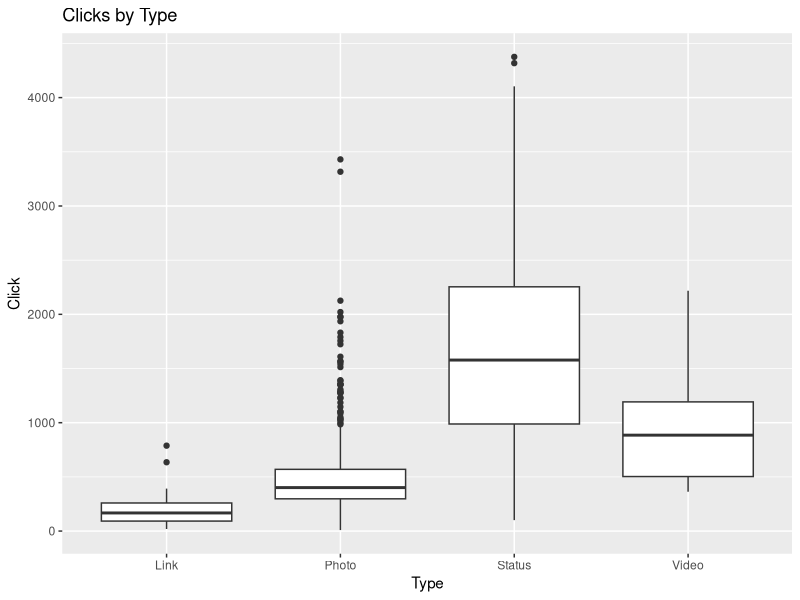
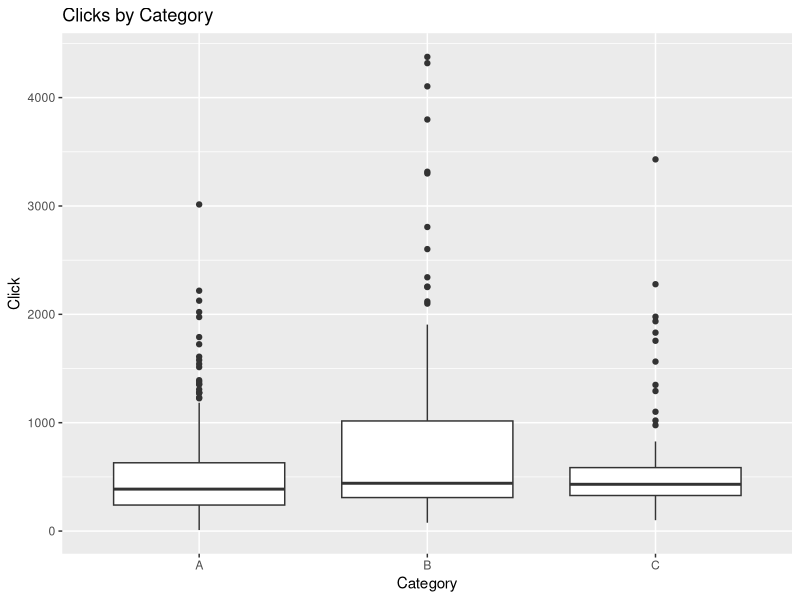
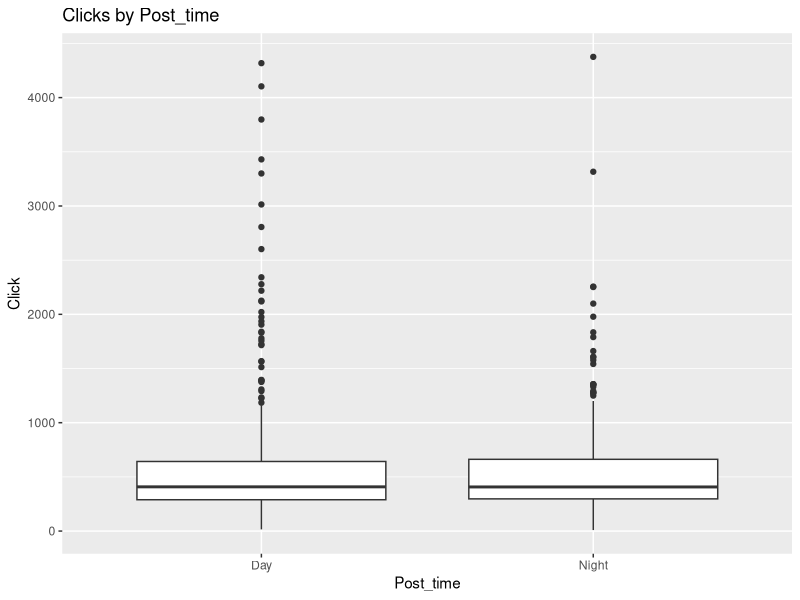
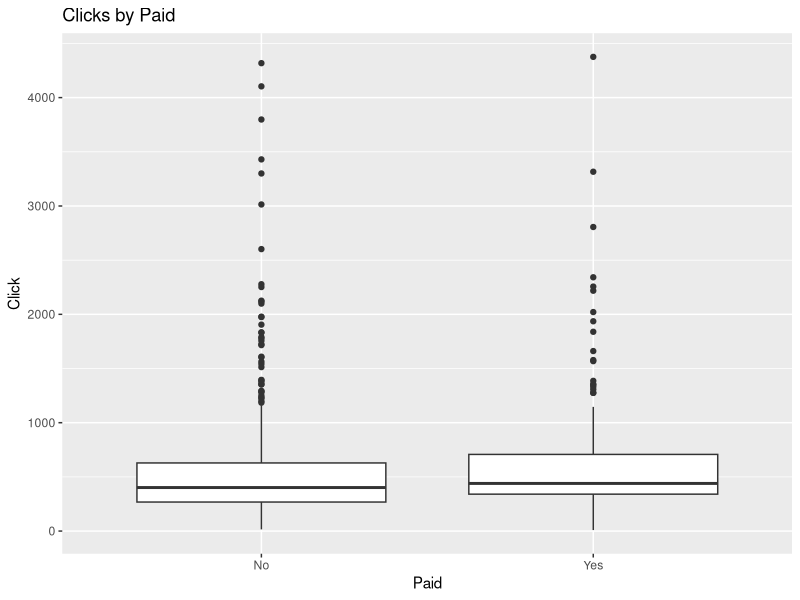
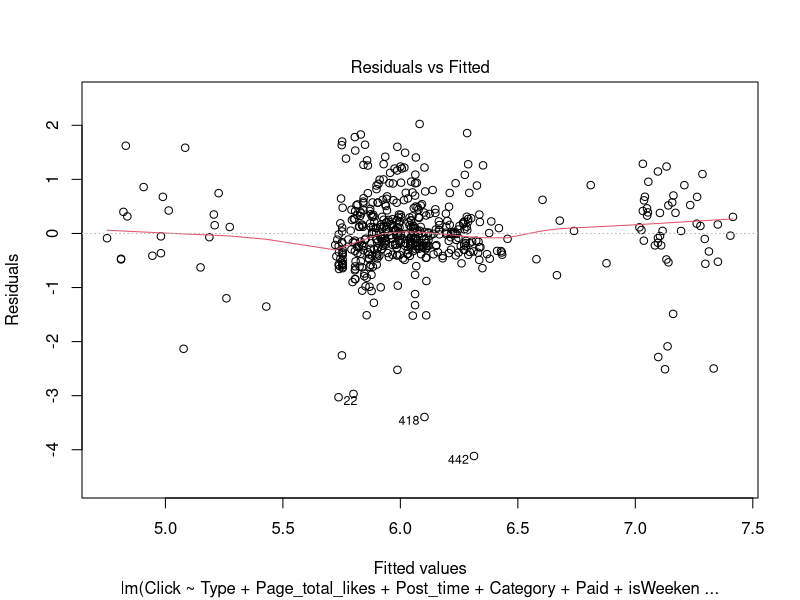
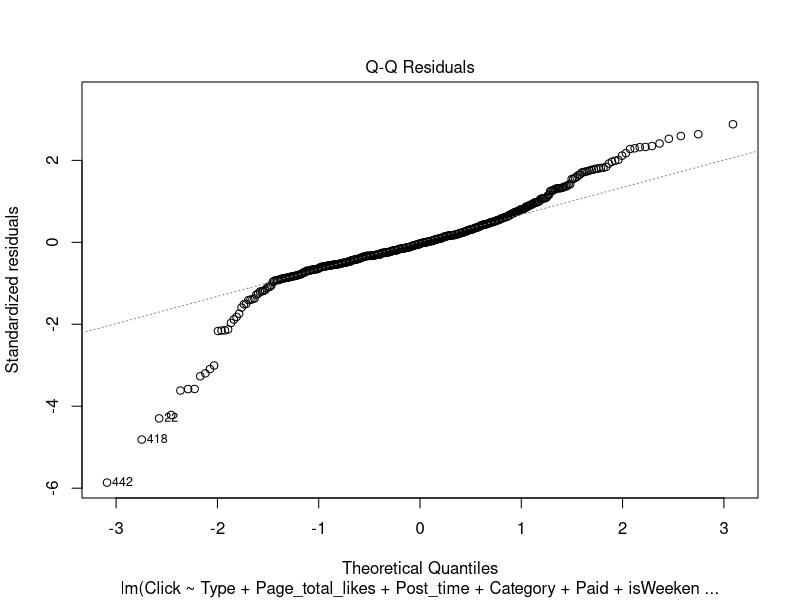

Recreate these plots in R, in order.
# Preliminary study 
# 1. How many cases pay for advertisement fee to Facebook? 
df = read.csv("facebook.csv",stringsAsFactors = TRUE)

str(df)

table(df$Paid)
paid_count = sum(df$Paid == "Yes", na.rm = TRUE)
print(paste("Number of cases that pay for advertisement:", paid_count))
# As what it shows in the table, there are 139 cases paid for advertisement fee
# to Facebook and this matches with the paid_count.

# 2. ‘Type’, ‘Category’, ‘Post_time’, ‘ Paid’ may have impact on the number of 
# clicks, visualize each factor on ‘Click’ by side-by-side boxplot. Comment on 
# the results
library(ggplot2)

ggplot(df,aes(x = Type, y = Click)) +
  geom_boxplot() +
  ggtitle("Clicks by Type")

# The boxplots shows that "Type" has a great impact on the number of "Click" since
# we could see that different types of post could have different impact on the number 
# of "Click". We could also see that "Status" has the highest impact on "Click" since 
# it has the highest median, lower quartile, and upper quartile of "Click" among the 
# 3 types of post. It is believed that by have "Status" post, it can attract more clicks,
# compared to the other types.
# Then, we have "Video", "Photo", and "Link" in descending order of the impact on "Click". 
# However, "Photo" has the most outliers among all types of post. 

ggplot(df,aes(x = Category, y = Click)) +
  geom_boxplot() +
  ggtitle("Clicks by Category")

# From the 3 boxplots, we could see that they have a similar median and lower quartile of 
# "Click". However, the "B" category has a much higher upper quartile of "Click" among the 
# 3 categories. So, it is believed that the "B" category can attract more clicks, compared 
# to the other categories.


ggplot(df,aes(x = Post_time, y = Click)) +
  geom_boxplot() +
  ggtitle("Clicks by Post_time")

# From the boxplots, we could see that "Day" and "Night" have a similar median, lower quartile,
# upper quartile, maximum value, and minimum value of "Click". However, the "Day" time has 
# slightly more outliers than the "Night" time. But in general, it is believed that the factor 
# "Post_time" has no impact on the number of "Click" and posting on day time or night time would
# help attract clicks.


ggplot(df,aes(x = Paid, y = Click)) +
  geom_boxplot() +
  ggtitle("Clicks by Paid")

# From the boxplots, we could see that "Yes" has a slightly higher median, lower quartile, and 
# upper qurtile of "Click" than "No". So, it is believed that paying for advertisement fee could 
# have some but positive impact on the number of "Click" and this could help attract some more
# clicks. However, the effect is not very significant since the difference between "Yes" and "No"
# is not very large.


# Missing Value 
# 1. Report which variables contain missing values and the total number of them 
# for each variable
summary(df)

# As what it shows in the summary, "Clicks" and "Page_total_likes" contain
# missing values. The total number of missing values for "Clicks" is 13, and
# the total number of missing values for "Page_total_likes" is 18.

# verify the missing values
missing_values <- colSums(is.na(df))
print("Missing values per variable:")
print(missing_values)
# Indeed, the previous result is correct.

# 2. Fill in the missing values in ‘Page_total_likes’ by its mean value. 
df$Page_total_likes[is.na(df$Page_total_likes)] = mean(df$Page_total_likes, na.rm = TRUE)

# 3. According to Q2 in preliminary study, use the most influential factor on 
# ‘Click’, fill in the missing values of ‘Click’ by grouped means.  

# According to the boxplots drawn in Q2 in preliminary study, "Type" is the most influential factor on "Click". 
# Therefore, we will fill in the missing values of "Click" by the grouped means of the corresponding "Type".
# That is to say, we will calculate the mean of "Click" for each "Type" and fill in the missing values of "Click" with the corresponding mean of "Click" for the corresponding "Type".

library(dplyr)
library(data.table)

where_na = which(is.na(df$Click))
copy = copy(df)

copy <- copy %>%
  group_by(Type) %>%
  mutate(Click = ifelse(is.na(Click), mean(Click, na.rm = TRUE), Click)) %>%
  ungroup()

df$Click = ifelse(is.na(df$Click), ave(df$Click, df$Type, FUN = function(x) mean(x, na.rm = TRUE)), df$Click)

print(copy[where_na,])
print(df[where_na,])
print(copy[where_na,] - df[where_na,])

# Feature engineering 
# 1. “Post_day” indicates the day of a week. Classify the day into weekday and 
# weekend may be a better way to observe the effect on number of click. Create 
# a variable corresponds to this classification. Name it as “isWeekend”.

# Create 'isWeekend' variable
df$isWeekend = ifelse(df$Post_day %in% c(6, 7), "weekend", "weekday") # where 6 = Saturday, 7 = Sunday

# Regressing modeling 
# 1. Build a regression model using the details below: 
#       • The response variable is log(“Click”); 
#       • The predictors are “Type”,”Page_total_likes”,”Post_time”,”Category”, 
#         “Paid”, “isWeekend”. 
#       • Use the dataset with all the data preprocessing completed from above 
#         tasks 

df$Click = log(df$Click)
df$isWeekend = as.factor(df$isWeekend)

model = lm(Click ~ Type + Page_total_likes + Post_time + Category + Paid + isWeekend, data = df)
summary(model)

library(car)
vif(model) 
# The VIF values of all the predictors are less than 10, which means that there is no multicollinearity in the model.

# 2. Comment on normality, constant variance assumption with graphical supports. 

# Residuals vs Fitted plot
plot(model, which = 1)

# Normal Q-Q plot
plot(model, which = 2)

# From the residual plot, we could see that as the points are kind of randomly scattered,
# the points that are greater than 0 or less than 0 are more or less canceling most of each
# other out. So, the mean is around 0. So, in general, the residuals are centered around 0,
# which satisfies the mean 0 assumption.

# Also, the Q-Q plot shows that the residuals are not approximately normally distributed,
# since we could see that the deviations from the straight line are a lot and signficant
# at both ends. But forturnately, as the sample size is large enough (we have 499 observations
# which is larger than 170 (= 30 + 20 * (9-1)), the number for satisfying the central limit
# theorem given we have 9 predictors), the normality assumption is not very important and 
# can be ignored.

# Then for the constant variance assumption, from the residual plot, we could see that the
# residuals are randomly scattered around the horizontal line of 0 in the range of (-2, 2),
# expect for some points falling out of this range, which means that the constant variance
# assumption is satisfied.

# As we don't have time series data, we don't need to check the independence assumption.

# 3. Give a short business insight from the regression model. 

# As the four assumptions are satisfied, we can trust the result of the regression model. So, 
# as the summary of the regression model shows that the p-value of the F-statistic is less
# than 0.05, it means that the regression model is significant. The R-squared value is 0.2793,
# which means that the model explains 27.93% of the variance in the response variable. The adjusted
# R-squared value is 0.2717, which is close to the R-squared value, which means that the model is
# not overfitting. The p-values of the predictors of "Type - Photo", "Type - Status", "Type - Video",
# "Page_total_likes", and "Paid - Yes" are less than 0.05, which means that they are significant
# predictors of the response variable. However, "Paid - Yes" is not that signeficant, compared to the
# other significant predictors. The p-values of the predictors of "Type - Link", "Category - B",
# "Category - C", "Post_time - Night", "isWeekend - weekend" are greater than 0.05, which means that
# they are not significant predictors of the response variable. So, the business insight is that
# the factors that significantly impact the number of clicks are "Type - Photo", "Type - Status", "Type - Video",
# "Page_total_likes", and "Paid - Yes". This suggests that the company should focus on these factors to
# attract more clicks. For example, the company should post more "Photo" and "Status" posts, decrease the
# number of "Page_total_likes", and pay for advertisement fee to attract more clicks.



